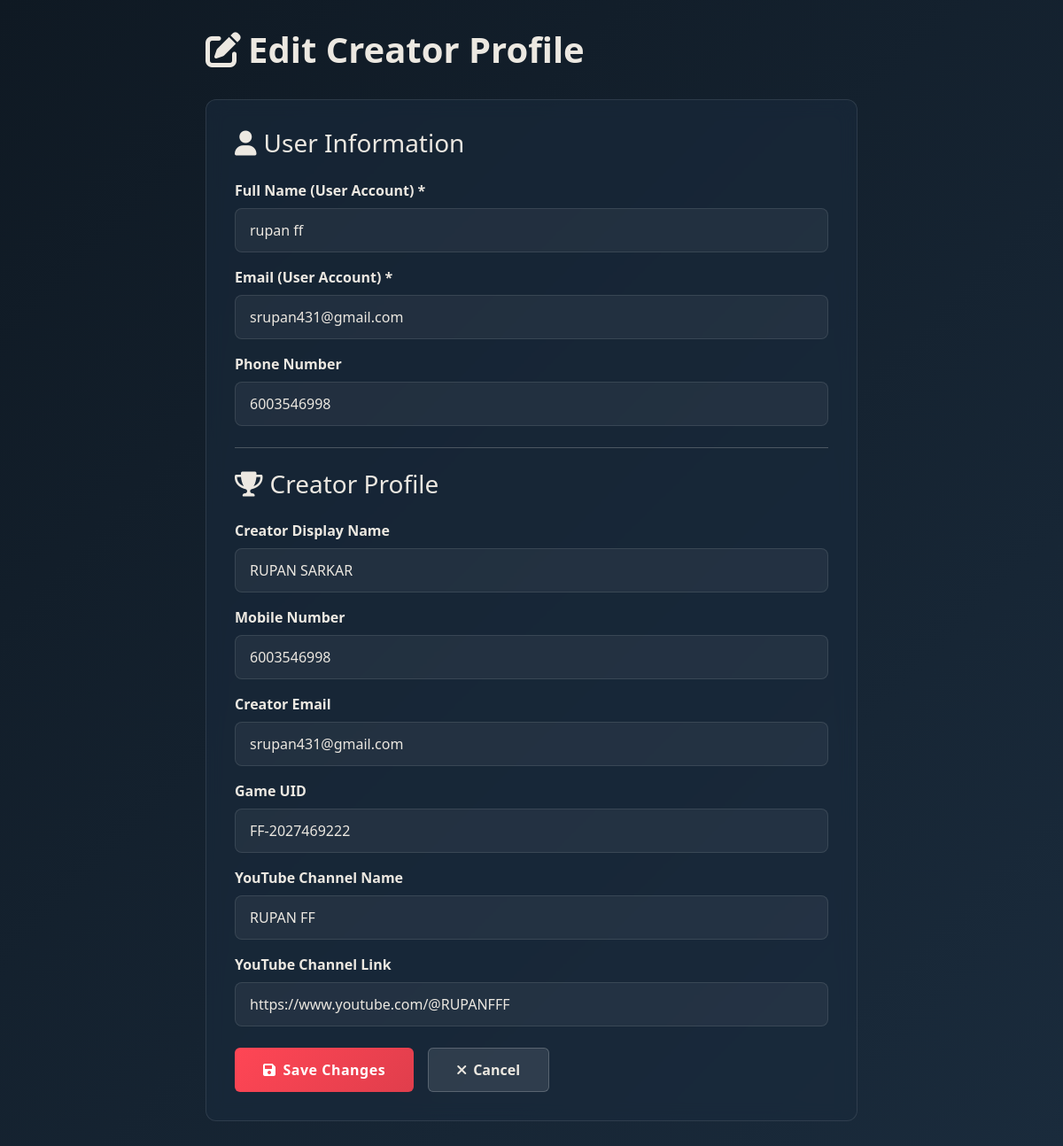
The app's page /admin/admin/edit_creator_profile.php?creator_id=88 (signed in) with its own data.
### tables this page shows
CREATE TABLE `users` (
  `id` int(11) NOT NULL,
  `name` varchar(100) NOT NULL,
  `email` varchar(100) NOT NULL,
  `phone` varchar(15) DEFAULT NULL,
  `role` enum('player','creator','admin') DEFAULT 'player',
  `password` varchar(255) NOT NULL,
  `joined_at` timestamp NOT NULL DEFAULT current_timestamp(),
  `wallet_balance` decimal(10,2) DEFAULT 0.00,
  `profile_verified` tinyint(1) DEFAULT 0,
  `is_active` tinyint(1) DEFAULT 1,
  `fcm_token` varchar(255) DEFAULT NULL,
  `fcm_token_updated_at` datetime DEFAULT NULL
);

CREATE TABLE `creators` (
  `id` int(11) NOT NULL,
  `user_id` int(11) NOT NULL,
  `name` varchar(100) NOT NULL,
  `mobile_no` varchar(15) NOT NULL,
  `email` varchar(100) NOT NULL,
  `game_uid` varchar(50) DEFAULT NULL,
  `yt_channel_name` varchar(255) DEFAULT NULL,
  `yt_channel_link` varchar(500) DEFAULT NULL,
  `profile_pic` varchar(255) DEFAULT NULL,
  `game_profile_pic` varchar(255) DEFAULT NULL,
  `created_at` timestamp NOT NULL DEFAULT current_timestamp(),
  `updated_at` timestamp NOT NULL DEFAULT current_timestamp() ON UPDATE current_timestamp()
);

### admin/admin/edit_creator_profile.php (the view, shortened to what this page needs)
<?php
require_once '../src/db.php';
$creator_id = (int)$_GET['creator_id'];
$stmt = $conn->prepare("SELECT id, name, email, phone FROM users WHERE id = ? AND role = 'creator' LIMIT 1");
$stmt->bind_param('i', $creator_id);
$stmt->execute();
$result = $stmt->get_result();
$user = $result->fetch_assoc();
$profile_stmt = $conn->prepare("SELECT name as creator_name, mobile_no, email as creator_email, game_uid, yt_channel_name, yt_channel_link FROM creators WHERE user_id = ? LIMIT 1");
$profile_stmt->bind_param('i', $creator_id);
$profile_stmt->execute();
$profile_result = $profile_stmt->get_result();
$profile = $profile_result->fetch_assoc();
?>
<!DOCTYPE html>
<html lang="en">
<head>
    <link rel="stylesheet" href="../../assets/vendor/bootstrap/css/bootstrap.min.css">
    <link rel="stylesheet" href="https://cdnjs.cloudflare.com/ajax/libs/font-awesome/6.0.0/css/all.min.css">
</head>
<body>
    <div class="container">
        <div class="row justify-content-center">
            <div class="col-lg-8">
                <h1 class="page-title">
                    <i class="fas fa-edit me-2"></i>Edit Creator Profile
                </h1>
                <div class="edit-card">
                    <form method="POST" action="">
                        <h3 class="mb-4">
                            <i class="fas fa-user me-2"></i>User Information
                        </h3>
                        <div class="mb-3">
                            <label for="name" class="form-label">Full Name (User Account) *</label>
                            <input type="text" class="form-control" id="name" name="name" value="<?php echo htmlspecialchars($user['name']); ?>" required>
                        </div>
                        <div class="mb-3">
                            <label for="email" class="form-label">Email (User Account) *</label>
                            <input type="email" class="form-control" id="email" name="email" value="<?php echo htmlspecialchars($user['email']); ?>" required>
                        </div>
                        <div class="mb-3">
                            <label for="phone" class="form-label">Phone Number</label>
                            <input type="tel" class="form-control" id="phone" name="phone" value="<?php echo htmlspecialchars($user['phone'] ?? ''); ?>">
                        </div>
                        <hr class="my-4">
                        <h3 class="mb-4">
                            <i class="fas fa-trophy me-2"></i>Creator Profile
                        </h3>
                        <div class="mb-3">
                            <label for="creator_name" class="form-label">Creator Display Name</label>
                            <input type="text" class="form-control" id="creator_name" name="creator_name" value="<?php echo htmlspecialchars($profile['creator_name'] ?? ''); ?>">
                        </div>
                        <div class="mb-3">
                            <label for="mobile_no" class="form-label">Mobile Number</label>
                            <input type="tel" class="form-control" id="mobile_no" name="mobile_no" value="<?php echo htmlspecialchars($profile['mobile_no'] ?? ''); ?>">
                        </div>
                        <div class="mb-3">
                            <label for="creator_email" class="form-label">Creator Email</label>
                            <input type="email" class="form-control" id="creator_email" name="creator_email" value="<?php echo htmlspecialchars($profile['creator_email'] ?? ''); ?>">
                        </div>
                        <div class="mb-3">
                            <label for="game_uid" class="form-label">Game UID</label>
                            <input type="text" class="form-control" id="game_uid" name="game_uid" value="<?php echo htmlspecialchars($profile['game_uid'] ?? ''); ?>">
                        </div>
                        <div class="mb-3">
                            <label for="yt_channel_name" class="form-label">YouTube Channel Name</label>
                            <input type="text" class="form-control" id="yt_channel_name" name="yt_channel_name" value="<?php echo htmlspecialchars($profile['yt_channel_name'] ?? ''); ?>">
                        </div>
                        <div class="mb-4">
                            <label for="yt_channel_link" class="form-label">YouTube Channel Link</label>
                            <input type="url" class="form-control" id="yt_channel_link" name="yt_channel_link" value="<?php echo htmlspecialchars($profile['yt_channel_link'] ?? ''); ?>" placeholder="https://youtube.com/@channel">
                        </div>
                        <div class="d-flex gap-3">
                            <button type="submit" class="btn btn-primary">
                                <i class="fas fa-save me-2"></i>Save Changes
                            </button>
                            <a href="view_creator_profile.php?creator_id=<?php echo $creator_id; ?>" class="btn btn-secondary">
                                <i class="fas fa-times me-2"></i>Cancel
                            </a>
                        </div>
                    </form>
                </div>
            </div>
        </div>
    </div>
</body>
</html>

### admin/admin/edit_creator_profile.php (style rules this page uses)
:root { --primary: #ff4655; --primary-dark: #e03e4c; --secondary: #0f1923; --text: #ece8e1; --text-muted: #b8b3ad; }
body { background: linear-gradient(135deg, #0f1923 0%, #1a2b3c 100%); color: var(--text); min-height: 100vh; padding: 2rem 0; }
.edit-card { background: rgba(26, 43, 60, 0.6); border: 1px solid rgba(255, 255, 255, 0.1); border-radius: 12px; padding: 2rem; backdrop-filter: blur(10px); }
.form-label { color: var(--text); font-weight: 600; margin-bottom: 0.5rem; }
.form-control { background: rgba(255, 255, 255, 0.05); border: 1px solid rgba(255, 255, 255, 0.1); color: var(--text); border-radius: 8px; padding: 0.75rem 1rem; }
.btn-primary { background: linear-gradient(135deg, var(--primary) 0%, var(--primary-dark) 100%); border: none; padding: 0.75rem 2rem; font-weight: 700; letter-spacing: 0.5px; }
.btn-secondary { background: rgba(255, 255, 255, 0.1); border: 1px solid rgba(255, 255, 255, 0.2); color: var(--text); padding: 0.75rem 2rem; font-weight: 700; }
.page-title { color: var(--text); font-weight: 800; margin-bottom: 2rem; }

### records on screen
users: name "rupan ff", email "srupan431@gmail.com", phone "6003546998"
creators: creator_name "RUPAN SARKAR", mobile_no "6003546998", creator_email "srupan431@gmail.com", game_uid "FF-2027469222", yt_channel_name "RUPAN FF", yt_channel_link "https://www.youtube.com/@RUPANFFF"
